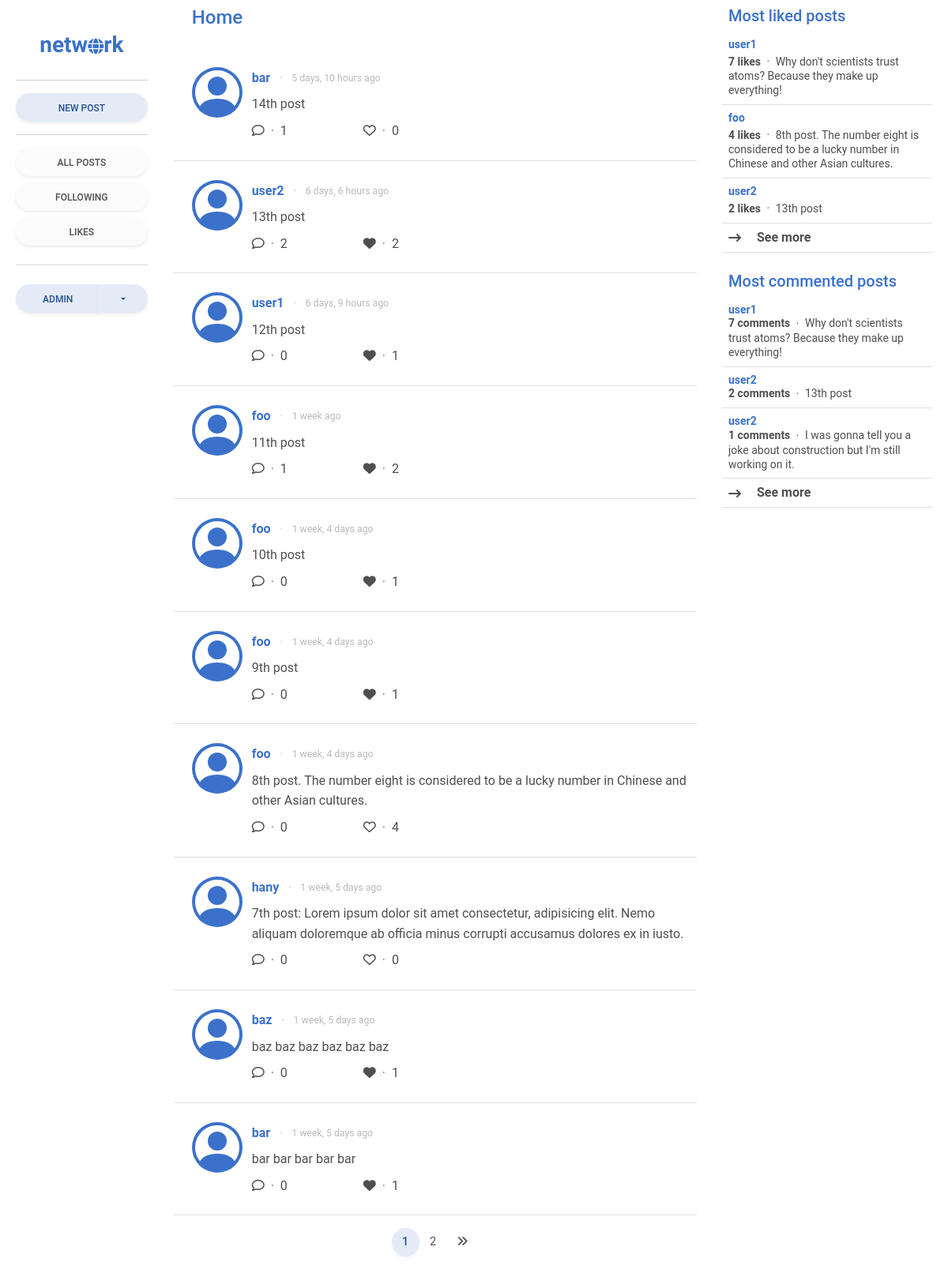
/ (signed in), run on the app's committed database.
### network/models.py (models this page shows, shortened)
class User(AbstractUser):
    pass
    date_joined = models.DateTimeField(auto_now_add=True)
    following = models.ManyToManyField("self", blank=True, related_name="followers", symmetrical=False)
    def most_followed_users():
        users = User.objects.annotate(follower_count=Count('followers'))
        return users.order_by('-follower_count')

class Post(models.Model):
    content = models.CharField(max_length=255)
    poster = models.ForeignKey(User, on_delete=models.CASCADE, related_name="posts")
    likers = models.ManyToManyField(User, blank=True, related_name="likes")
    date_posted = models.DateTimeField(auto_now_add=True)
    edited = models.BooleanField(default=False)
    def most_liked_posts():
        posts = Post.objects.annotate(likes_count=Count('likers'))
        return posts.order_by('-likes_count')
    def most_commented_posts():
        posts = Post.objects.annotate(comment_count=Count('comments'))
        return posts.order_by('-comment_count')
    class Meta:
        ordering = ["-date_posted"]

### network/views.py (the view)
# urls.py: path("", views.index, name="index"),
def index(request):
    most_followed_users = User.most_followed_users()
    most_liked_posts = Post.most_liked_posts()
    most_commented_posts = Post.most_commented_posts()
    posts = Post.objects.all()
    p = Paginator(posts, 10) # Will set to 10 posts later
    page_number = request.GET.get("page")
    page_posts = p.get_page(page_number)
    return render(request, "network/index.html", {
        "most_followed_users": most_followed_users,
        "most_liked_posts": most_liked_posts,
        "most_commented_posts": most_commented_posts,
        "posts": page_posts,
        "page_number": page_number,
    })

### network/templates/network/index.html
{% extends "network/layout.html" %}
{% block sidebar_left %}
    {% include "network/sidebar_left.html" %}
{% endblock %}
{% block main %}
    {% url 'index' as index %}
    {% url 'following' as following %}
    {% url 'likes' as likes %}
    {% if request.path == index %}
    {% include "network/posts.html" with posts=posts headline="Home" %}
    {% elif request.path == following %}
    {% include "network/posts.html" with posts=posts headline="Following" %}
    {% elif request.path == likes %}
    {% include "network/posts.html" with posts=posts headline="Likes" %}
    {% endif %}
    {% include "network/pagination.html" with posts=posts %}
{% endblock %}
{% block sidebar_right %}
    {% include "network/sidebar_right.html" %}
{% endblock %}

### network/templates/network/sidebar_left.html (shortened to what this page needs)
    <div class="d-grid gap-2">
        <a href="/" class="h3 mt-3 text-center comfortaa fw-bold">
            netw<i class="fa-solid fa-globe h5"></i>rk
        </a>
    </div>
    <hr>
    {% if user.is_authenticated %}
    <div class="d-grid gap-2">
        <button class="btn btn-secondary btn-rounded shadow-sm" data-mdb-toggle="modal"
            data-mdb-target="#newpost">
            New Post
        </button>
    </div>
    {% endif %}
    <hr>
    <div class="d-grid gap-2">
        {% if user.is_authenticated %}
        <a href="{% url 'index' %}" class="btn btn-light btn-rounded shadow-sm">All Posts</a>
        <a href="{% url 'following' %}" class="btn btn-light btn-rounded shadow-sm">Following</a>
        <a href="{% url 'likes' %}" class="btn btn-light btn-rounded shadow-sm">Likes</a>
        <hr>
        <div class="btn-group shadow-0">
            <a href="{% url 'profile' user=user.username %}" class="btn btn-secondary btn-rounded shadow-sm">{{ user.username }}</a>
            <button type="button" class="btn btn-secondary btn-rounded shadow-sm dropdown-toggle dropdown-toggle-split" data-mdb-toggle="dropdown"
                aria-expanded="false">
            </button>
        </div>
        {% endif %}
    </div>

### network/templates/network/posts.html (shortened to what this page needs)
{% load humanize %}
{% if headline %}
<div class="h4 mb-0 pb-4 px-4 pt-2 sticky-top transparan text-primary">
    {{ headline }}
</div>
{% endif %}
{% if not posts %}
<div class="container p-0">
    <h5 class="text-center p-3">No posts yet.</h5>
</div>
{% else %}
{% for post in posts %}
<div class="container p-4 border-bottom post">
    <div class="row">
        <a href="{% url 'profile' user=post.poster.username %}" class="col-auto">
        </a>
        <div class="col p-0">
            <div class="d-flex justify-content-between align-items-center">
                <div>
                    <a href="{% url 'profile' user=post.poster.username %}" class="fw-bold text-decoration-none align-middle">
                        {{ post.poster.username }}
                    </a>
                    <span class="small text-muted opacity-50 align-middle">
                        <span class="mx-2 align-middle">&#183;</span>
                        <span class="small align-middle">{{ post.date_posted|naturaltime }}</span>
                    </span>
                </div>
            </div>
            <div class="my-2">{{ post.content }}</div>
            <div class="d-flex justify-content-start align-items-center">
                <span class="pe-5">
                    <i class="fa-regular fa-comment" role="button" data-mdb-toggle="modal"
                        data-mdb-target="#comment_modal_{{ post.id }}"></i>
                    <span class="mx-1 text-muted">&#183;</span>
                    <span role="button" data-mdb-toggle="modal" data-mdb-target="#comment_list_modal_{{ post.id }}">
                        {% if post.comments.count %}
                        {{ post.comments.count }}
                        {% else %}
                        0
                        {% endif %}
                    </span>
                </span>
                <span class="px-5">
                    <i {% if user.is_authenticated and user in post.likers.all %} class="fa-solid fa-heart" {% elif
                        user.is_authenticated %} class="fa-regular fa-heart" {% else %} class="fa-regular fa-heart"
                        role="button" data-mdb-toggle="modal" data-mdb-target="#like_post_{{ post.id }}" {% endif %}>
                    </i>
                    <span class="mx-1 text-muted">&#183;</span>
                    <span role="button" data-mdb-toggle="modal" data-mdb-target="#likers_modal_{{ post.id }}">
                        {% if post.likers.count %}
                        {{ post.likers.count }}
                        {% else %}
                        0
                        {% endif %}
                    </span>
                </span>
            </div>
        </div>
    </div>
</div>
{% endfor %}
{% endif %}

### network/templates/network/sidebar_right.html (shortened to what this page needs)
<div class="mb-4 lh-sm">
    <div class="h5 px-2 text-primary sticky-top transparan">Most liked posts</div>
    <div class="list-group list-group-light list-group-small">
        {% for post in most_liked_posts|slice:":3" %}
        <div class="post p-2 border-bottom small">
            <a href="{% url 'post' id=post.id %}" class="text-body text-decoration-none align-middle">
                <div class="text-primary fw-bold mb-1">{{ post.poster.username }}</div>
                <span class="fw-bold">{{ post.likers.count }} likes</span>
                <span class="mx-1 align-middle">&#183;</span>
                <span>{{post.content}}</span>
            </a>
        </div>
        {% endfor %}
        <div class="fw-bold post p-2 border-bottom" role="button" data-mdb-toggle="modal" data-mdb-target="#most_liked_posts">
            <i class="align-middle me-3 fa-solid fa-arrow-right-long"></i>
            See more
        </div>
    </div>
</div>
<div class="lh-sm">
    <div class="h5 px-2 text-primary">Most commented posts</div>
    <div class="list-group list-group-light list-group-small">
        {% for post in most_commented_posts|slice:":3" %}
        <div class="post p-2 border-bottom small">
            <a href="{% url 'post' id=post.id %}" class="text-body text-decoration-none align-middle">
                <div class="text-primary fw-bold">{{ post.poster.username }}</div>
                <span class="fw-bold">{{ post.comments.count }} comments</span>
                <span class="mx-1 align-middle">&#183;</span>
                {{ post.content }}
            </a>
        </div>
        {% endfor %}
        <div class="fw-bold post p-2 border-bottom" role="button" data-mdb-toggle="modal" data-mdb-target="#most_commented_posts">
            <i class="align-middle me-3 fa-solid fa-arrow-right-long"></i>
            See more
        </div>
    </div>
</div>

### network/static/network/styles.css (style rules this page uses)
.comfortaa { font-family: comfortaa, sans-serif; }
.transparan { background: rgba(255, 255, 255, 0.75); backdrop-filter: blur(2px); }

### data on the page
User: username "ADMIN"
Post: poster.username "bar", date_posted "5 days, 10 hours ago", content "14th post", comments.count "1"
Post: poster.username "user2", date_posted "6 days, 6 hours ago", content "13th post", comments.count "2", likers.count "2"
Post: poster.username "user1", date_posted "6 days, 9 hours ago", content "12th post", shows "0", likers.count "1"
Post: poster.username "foo", date_posted "1 week ago", content "11th post", comments.count "1", likers.count "2"
Post: poster.username "foo", date_posted "1 week, 4 days ago", content "10th post", likers.count "1"
Post: poster.username "foo", date_posted "1 week, 4 days ago", content "9th post", shows "0", likers.count "1"
Post: poster.username "foo", date_posted "1 week, 4 days ago", content "8th post. The number eight is considered to be a lucky number in Chinese and other Asian cultures.", shows "0", likers.count "4"
Post: poster.username "hany", date_posted "1 week, 5 days ago", content "7th post: Lorem ipsum dolor sit amet consectetur, adipisicing elit. Nemo aliquam doloremque ab officia minus corrupti accusamus dolores ex in iusto.", shows "0"
Post: poster.username "baz", date_posted "1 week, 5 days ago", content "baz baz baz baz baz baz", shows "0", likers.count "1"
Post: poster.username "bar", date_posted "1 week, 5 days ago", content "bar bar bar bar bar", shows "0", likers.count "1"
Post: poster.username "user1", likers.count "7", content "Why don't scientists trust atoms? Because they make up everything!", comments.count "7"
Post: poster.username "user2", comments.count "1", content "I was gonna tell you a joke about construction but I'm still working on it."

### other printed values
{{ headline }} "Home"
{{ posts.number }} "1"
{{ posts.number|add:"1" }} "2"
